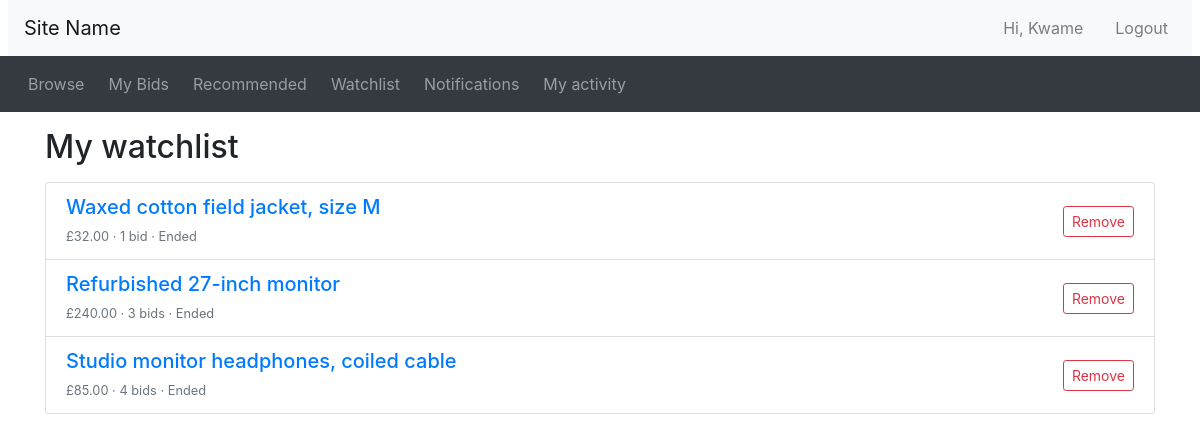
Screenshot of /watchlist.php (signed in) with the database file from the repository.
### tables this page shows
CREATE TABLE auctions (
  auctionID      INT UNSIGNED  NOT NULL AUTO_INCREMENT,
  sellerID       INT UNSIGNED  NOT NULL,
  categoryID     INT UNSIGNED  NOT NULL,
  title          VARCHAR(100)  NOT NULL,
  description    TEXT          NOT NULL,
  itemCondition  ENUM('New', 'Like new', 'Good', 'Fair', 'Poor') NOT NULL,
  startingPrice  DECIMAL(10,2) NOT NULL,
  reservePrice   DECIMAL(10,2) NOT NULL,
  startTime      DATETIME      NOT NULL DEFAULT CURRENT_TIMESTAMP,
  endTime        DATETIME      NOT NULL,
  status         ENUM('active', 'sold', 'unsold') NOT NULL DEFAULT 'active',
  winningBidID   INT UNSIGNED  NULL,
  PRIMARY KEY (auctionID),
  CONSTRAINT fk_auctions_seller   FOREIGN KEY (sellerID)   REFERENCES users (userID),
  CONSTRAINT fk_auctions_category FOREIGN KEY (categoryID) REFERENCES categories (categoryID),
  CONSTRAINT chk_auctions_start   CHECK (startingPrice > 0),
  CONSTRAINT chk_auctions_reserve CHECK (reservePrice >= startingPrice),
  CONSTRAINT chk_auctions_times   CHECK (endTime > startTime),
  CONSTRAINT chk_auctions_winner  CHECK ((status = 'sold') = (winningBidID IS NOT NULL)),
  KEY idx_auctions_endTime (endTime)
);

### watchlist.php (the view, shortened to what this page needs)
<?php include_once("header.php")?>
<?php require_once("db.php")?>
<div class="container">
<h2 class="my-3">My watchlist</h2>
<?php
$user_id = (int)$_SESSION['user_id'];
$stmt = $conn->prepare(
  "SELECT a.auctionID, a.title, a.endTime,
          COALESCE(MAX(b.amount), a.startingPrice) AS currentPrice,
          COUNT(b.bidID) AS numBids
   FROM watches w
   JOIN auctions a  ON a.auctionID = w.auctionID
   LEFT JOIN bids b ON b.auctionID = a.auctionID
   WHERE w.buyerID = ?
   GROUP BY a.auctionID, a.title, a.endTime, a.startingPrice
   ORDER BY a.endTime ASC");
$stmt->bind_param('i', $user_id);
$stmt->execute();
$rows = $stmt->get_result()->fetch_all(MYSQLI_ASSOC);
if (!$rows) {
  echo "<p>You aren't watching any auctions yet. Use <em>+ Add to watchlist</em> on an auction's page.</p>";
}
else {
  echo '<ul class="list-group">';
  $now = new DateTime();
  foreach ($rows as $r) {
    $end  = new DateTime($r['endTime']);
    $when = ($now < $end) ? 'Ends in ' . display_time_remaining(date_diff($now, $end)) : 'Ended';
    $bids = $r['numBids'] . ($r['numBids'] == 1 ? ' bid' : ' bids');
    echo '<li class="list-group-item d-flex justify-content-between align-items-center">
            <div>
              <h5 class="mb-1"><a href="listing.php?item_id=' . $r['auctionID'] . '">' . htmlspecialchars($r['title']) . '</a></h5>
              <small class="text-muted">£' . number_format($r['currentPrice'], 2) . ' &middot; ' . $bids . ' &middot; ' . $when . '</small>
            </div>
            <form method="POST" class="mb-0">
              <input type="hidden" name="remove_id" value="' . $r['auctionID'] . '">
              <button type="submit" class="btn btn-outline-danger btn-sm">Remove</button>
            </form>
          </li>';
  }
  echo '</ul>';
}
?>
</div>
<?php include_once("footer.php")?>

### rows the page displays
auctions: title "Waxed cotton field jacket, size M", currentPrice "32.00", bids "1 bid", endTime "Ended"
auctions: title "Refurbished 27-inch monitor", currentPrice "240.00", bids "3 bids", endTime "Ended"
auctions: title "Studio monitor headphones, coiled cable", currentPrice "85.00", bids "4 bids", endTime "Ended"

### other values shown
$_SESSION['first_name'] "Kwame"
